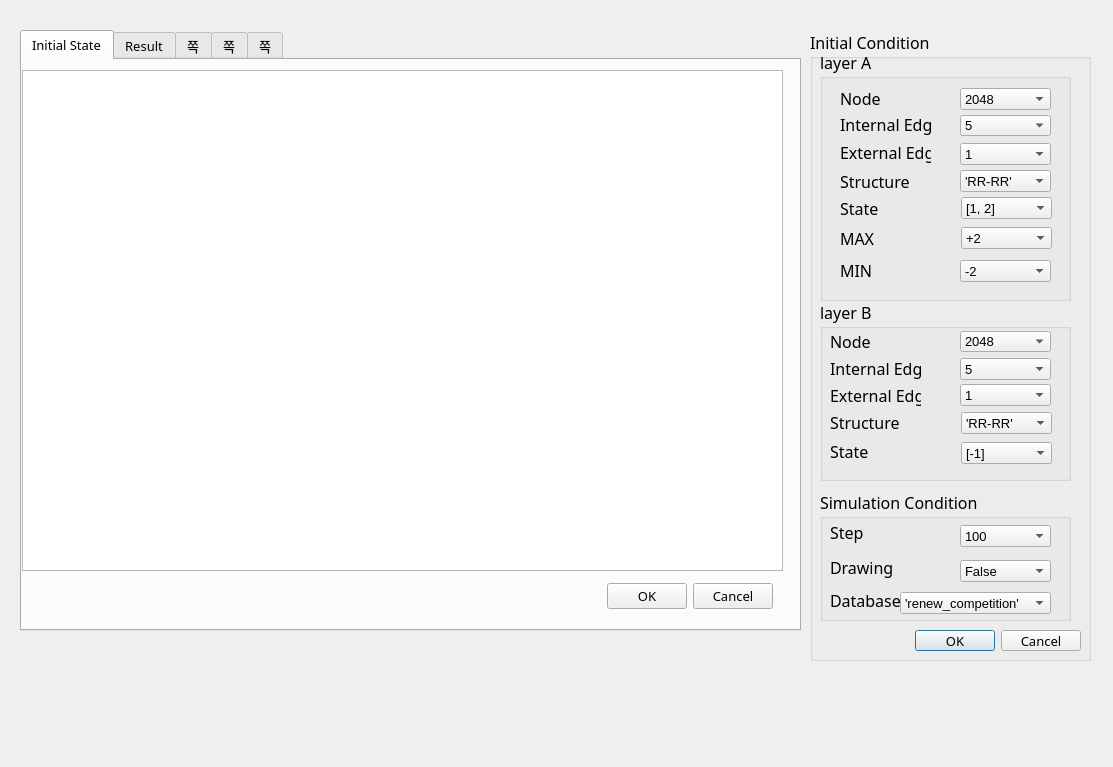
<?xml version="1.0" encoding="UTF-8"?>
<ui version="4.0">
 <class>mainwindow</class>
 <widget class="QDialog" name="mainwindow">
  <property name="geometry">
   <rect>
    <x>0</x>
    <y>0</y>
    <width>1113</width>
    <height>767</height>
   </rect>
  </property>
  <property name="windowTitle">
   <string>pycompetition</string>
  </property>
  <property name="windowIcon">
   <iconset>
    <normaloff>network.png</normaloff>network.png</iconset>
  </property>
  <property name="modal">
   <bool>false</bool>
  </property>
  <widget class="QGroupBox" name="groupBox">
   <property name="geometry">
    <rect>
     <x>810</x>
     <y>30</y>
     <width>281</width>
     <height>631</height>
    </rect>
   </property>
   <property name="font">
    <font>
     <family>Sitka</family>
     <pointsize>12</pointsize>
     <weight>50</weight>
     <bold>false</bold>
    </font>
   </property>
   <property name="title">
    <string>Initial Condition</string>
   </property>
   <property name="flat">
    <bool>false</bool>
   </property>
   <widget class="QGroupBox" name="groupBox_2">
    <property name="geometry">
     <rect>
      <x>10</x>
      <y>20</y>
      <width>251</width>
      <height>251</height>
     </rect>
    </property>
    <property name="title">
     <string>layer A</string>
    </property>
    <widget class="QLabel" name="label">
     <property name="geometry">
      <rect>
       <x>20</x>
       <y>38</y>
       <width>54</width>
       <height>21</height>
      </rect>
     </property>
     <property name="text">
      <string>Node</string>
     </property>
    </widget>
    <widget class="QLabel" name="label_2">
     <property name="geometry">
      <rect>
       <x>20</x>
       <y>64</y>
       <width>91</width>
       <height>21</height>
      </rect>
     </property>
     <property name="text">
      <string>Internal Edge</string>
     </property>
    </widget>
    <widget class="QLabel" name="label_3">
     <property name="geometry">
      <rect>
       <x>20</x>
       <y>92</y>
       <width>91</width>
       <height>21</height>
      </rect>
     </property>
     <property name="text">
      <string>External Edge</string>
     </property>
     <property name="textFormat">
      <enum>Qt::AutoText</enum>
     </property>
    </widget>
    <widget class="QLabel" name="label_4">
     <property name="geometry">
      <rect>
       <x>20</x>
       <y>121</y>
       <width>81</width>
       <height>21</height>
      </rect>
     </property>
     <property name="text">
      <string>Structure</string>
     </property>
    </widget>
    <widget class="QLabel" name="label_5">
     <property name="geometry">
      <rect>
       <x>20</x>
       <y>148</y>
       <width>81</width>
       <height>21</height>
      </rect>
     </property>
     <property name="text">
      <string>State</string>
     </property>
    </widget>
    <widget class="QLabel" name="label_6">
     <property name="geometry">
      <rect>
       <x>20</x>
       <y>178</y>
       <width>81</width>
       <height>21</height>
      </rect>
     </property>
     <property name="text">
      <string>MAX</string>
     </property>
    </widget>
    <widget class="QComboBox" name="comboBox_2">
     <property name="geometry">
      <rect>
       <x>140</x>
       <y>65</y>
       <width>91</width>
       <height>21</height>
      </rect>
     </property>
     <property name="font">
      <font>
       <family>Segoe UI</family>
       <pointsize>10</pointsize>
       <weight>50</weight>
       <bold>false</bold>
      </font>
     </property>
     <property name="maxVisibleItems">
      <number>0</number>
     </property>
     <property name="iconSize">
      <size>
       <width>12</width>
       <height>12</height>
      </size>
     </property>
     <item>
      <property name="text">
       <string>5</string>
      </property>
     </item>
     <item>
      <property name="text">
       <string>2</string>
      </property>
     </item>
    </widget>
    <widget class="QComboBox" name="comboBox_3">
     <property name="geometry">
      <rect>
       <x>140</x>
       <y>93</y>
       <width>91</width>
       <height>22</height>
      </rect>
     </property>
     <property name="font">
      <font>
       <family>Segoe UI</family>
       <pointsize>10</pointsize>
      </font>
     </property>
     <property name="iconSize">
      <size>
       <width>12</width>
       <height>12</height>
      </size>
     </property>
     <item>
      <property name="text">
       <string>1</string>
      </property>
     </item>
    </widget>
    <widget class="QComboBox" name="comboBox_4">
     <property name="geometry">
      <rect>
       <x>140</x>
       <y>120</y>
       <width>91</width>
       <height>22</height>
      </rect>
     </property>
     <property name="font">
      <font>
       <family>Segoe UI</family>
       <pointsize>10</pointsize>
      </font>
     </property>
     <property name="iconSize">
      <size>
       <width>12</width>
       <height>12</height>
      </size>
     </property>
     <item>
      <property name="text">
       <string>'RR-RR'</string>
      </property>
     </item>
    </widget>
    <widget class="QComboBox" name="comboBox_5">
     <property name="geometry">
      <rect>
       <x>141</x>
       <y>147</y>
       <width>91</width>
       <height>22</height>
      </rect>
     </property>
     <property name="font">
      <font>
       <family>Segoe UI</family>
       <pointsize>10</pointsize>
      </font>
     </property>
     <property name="iconSize">
      <size>
       <width>12</width>
       <height>12</height>
      </size>
     </property>
     <item>
      <property name="text">
       <string>[1, 2]</string>
      </property>
     </item>
    </widget>
    <widget class="QComboBox" name="comboBox_6">
     <property name="geometry">
      <rect>
       <x>141</x>
       <y>177</y>
       <width>91</width>
       <height>22</height>
      </rect>
     </property>
     <property name="font">
      <font>
       <family>Segoe UI</family>
       <pointsize>10</pointsize>
      </font>
     </property>
     <property name="iconSize">
      <size>
       <width>12</width>
       <height>12</height>
      </size>
     </property>
     <item>
      <property name="text">
       <string>+2</string>
      </property>
     </item>
    </widget>
    <widget class="QComboBox" name="comboBox">
     <property name="geometry">
      <rect>
       <x>140</x>
       <y>38</y>
       <width>91</width>
       <height>22</height>
      </rect>
     </property>
     <property name="font">
      <font>
       <family>Segoe UI</family>
       <pointsize>10</pointsize>
      </font>
     </property>
     <property name="iconSize">
      <size>
       <width>12</width>
       <height>12</height>
      </size>
     </property>
     <item>
      <property name="text">
       <string>2048</string>
      </property>
     </item>
     <item>
      <property name="text">
       <string>128</string>
      </property>
     </item>
    </widget>
    <widget class="QComboBox" name="comboBox_15">
     <property name="geometry">
      <rect>
       <x>140</x>
       <y>210</y>
       <width>91</width>
       <height>22</height>
      </rect>
     </property>
     <property name="font">
      <font>
       <family>Segoe UI</family>
       <pointsize>10</pointsize>
      </font>
     </property>
     <property name="iconSize">
      <size>
       <width>12</width>
       <height>12</height>
      </size>
     </property>
     <item>
      <property name="text">
       <string>-2</string>
      </property>
     </item>
    </widget>
    <widget class="QLabel" name="label_15">
     <property name="geometry">
      <rect>
       <x>20</x>
       <y>210</y>
       <width>81</width>
       <height>21</height>
      </rect>
     </property>
     <property name="text">
      <string>MIN</string>
     </property>
    </widget>
   </widget>
   <widget class="QGroupBox" name="groupBox_3">
    <property name="geometry">
     <rect>
      <x>10</x>
      <y>270</y>
      <width>251</width>
      <height>181</height>
     </rect>
    </property>
    <property name="title">
     <string>layer B</string>
    </property>
    <widget class="QLabel" name="label_10">
     <property name="geometry">
      <rect>
       <x>10</x>
       <y>31</y>
       <width>54</width>
       <height>21</height>
      </rect>
     </property>
     <property name="text">
      <string>Node</string>
     </property>
    </widget>
    <widget class="QLabel" name="label_11">
     <property name="geometry">
      <rect>
       <x>10</x>
       <y>58</y>
       <width>91</width>
       <height>21</height>
      </rect>
     </property>
     <property name="text">
      <string>Internal Edge</string>
     </property>
    </widget>
    <widget class="QLabel" name="label_12">
     <property name="geometry">
      <rect>
       <x>10</x>
       <y>85</y>
       <width>91</width>
       <height>21</height>
      </rect>
     </property>
     <property name="text">
      <string>External Edge</string>
     </property>
     <property name="textFormat">
      <enum>Qt::AutoText</enum>
     </property>
    </widget>
    <widget class="QLabel" name="label_13">
     <property name="geometry">
      <rect>
       <x>10</x>
       <y>112</y>
       <width>81</width>
       <height>21</height>
      </rect>
     </property>
     <property name="text">
      <string>Structure</string>
     </property>
    </widget>
    <widget class="QLabel" name="label_14">
     <property name="geometry">
      <rect>
       <x>10</x>
       <y>141</y>
       <width>81</width>
       <height>21</height>
      </rect>
     </property>
     <property name="text">
      <string>State</string>
     </property>
    </widget>
    <widget class="QComboBox" name="comboBox_7">
     <property name="geometry">
      <rect>
       <x>140</x>
       <y>84</y>
       <width>91</width>
       <height>22</height>
      </rect>
     </property>
     <property name="font">
      <font>
       <family>Segoe UI</family>
       <pointsize>10</pointsize>
      </font>
     </property>
     <property name="iconSize">
      <size>
       <width>12</width>
       <height>12</height>
      </size>
     </property>
     <item>
      <property name="text">
       <string>1</string>
      </property>
     </item>
     <item>
      <property name="text">
       <string>16</string>
      </property>
     </item>
    </widget>
    <widget class="QComboBox" name="comboBox_8">
     <property name="geometry">
      <rect>
       <x>141</x>
       <y>112</y>
       <width>91</width>
       <height>22</height>
      </rect>
     </property>
     <property name="font">
      <font>
       <family>Segoe UI</family>
       <pointsize>10</pointsize>
      </font>
     </property>
     <property name="iconSize">
      <size>
       <width>12</width>
       <height>12</height>
      </size>
     </property>
     <item>
      <property name="text">
       <string>'RR-RR'</string>
      </property>
     </item>
     <item>
      <property name="text">
       <string>'BA-BA'</string>
      </property>
     </item>
    </widget>
    <widget class="QComboBox" name="comboBox_9">
     <property name="geometry">
      <rect>
       <x>140</x>
       <y>58</y>
       <width>91</width>
       <height>22</height>
      </rect>
     </property>
     <property name="font">
      <font>
       <family>Segoe UI</family>
       <pointsize>10</pointsize>
      </font>
     </property>
     <property name="iconSize">
      <size>
       <width>12</width>
       <height>12</height>
      </size>
     </property>
     <item>
      <property name="text">
       <string>5</string>
      </property>
     </item>
     <item>
      <property name="text">
       <string>2</string>
      </property>
     </item>
    </widget>
    <widget class="QComboBox" name="comboBox_10">
     <property name="geometry">
      <rect>
       <x>141</x>
       <y>142</y>
       <width>91</width>
       <height>22</height>
      </rect>
     </property>
     <property name="font">
      <font>
       <family>Segoe UI</family>
       <pointsize>10</pointsize>
      </font>
     </property>
     <property name="iconSize">
      <size>
       <width>12</width>
       <height>12</height>
      </size>
     </property>
     <item>
      <property name="text">
       <string>[-1]</string>
      </property>
     </item>
    </widget>
    <widget class="QComboBox" name="comboBox_11">
     <property name="geometry">
      <rect>
       <x>140</x>
       <y>31</y>
       <width>91</width>
       <height>21</height>
      </rect>
     </property>
     <property name="font">
      <font>
       <family>Segoe UI</family>
       <pointsize>10</pointsize>
       <weight>50</weight>
       <bold>false</bold>
      </font>
     </property>
     <property name="maxVisibleItems">
      <number>0</number>
     </property>
     <property name="iconSize">
      <size>
       <width>12</width>
       <height>12</height>
      </size>
     </property>
     <item>
      <property name="text">
       <string>2048</string>
      </property>
     </item>
     <item>
      <property name="text">
       <string>128</string>
      </property>
     </item>
    </widget>
   </widget>
   <widget class="QGroupBox" name="groupBox_4">
    <property name="geometry">
     <rect>
      <x>10</x>
      <y>460</y>
      <width>251</width>
      <height>131</height>
     </rect>
    </property>
    <property name="title">
     <string>Simulation Condition</string>
    </property>
    <widget class="QLabel" name="label_7">
     <property name="geometry">
      <rect>
       <x>10</x>
       <y>32</y>
       <width>81</width>
       <height>21</height>
      </rect>
     </property>
     <property name="text">
      <string>Step</string>
     </property>
    </widget>
    <widget class="QLabel" name="label_8">
     <property name="geometry">
      <rect>
       <x>10</x>
       <y>67</y>
       <width>81</width>
       <height>21</height>
      </rect>
     </property>
     <property name="text">
      <string>Drawing</string>
     </property>
    </widget>
    <widget class="QLabel" name="label_9">
     <property name="geometry">
      <rect>
       <x>10</x>
       <y>100</y>
       <width>81</width>
       <height>21</height>
      </rect>
     </property>
     <property name="text">
      <string>Database</string>
     </property>
    </widget>
    <widget class="QComboBox" name="comboBox_12">
     <property name="geometry">
      <rect>
       <x>140</x>
       <y>35</y>
       <width>91</width>
       <height>22</height>
      </rect>
     </property>
     <property name="font">
      <font>
       <family>Segoe UI</family>
       <pointsize>10</pointsize>
      </font>
     </property>
     <property name="iconSize">
      <size>
       <width>12</width>
       <height>12</height>
      </size>
     </property>
     <item>
      <property name="text">
       <string>100</string>
      </property>
     </item>
     <item>
      <property name="text">
       <string>30</string>
      </property>
     </item>
    </widget>
    <widget class="QComboBox" name="comboBox_13">
     <property name="geometry">
      <rect>
       <x>140</x>
       <y>70</y>
       <width>91</width>
       <height>22</height>
      </rect>
     </property>
     <property name="font">
      <font>
       <family>Segoe UI</family>
       <pointsize>10</pointsize>
      </font>
     </property>
     <property name="iconSize">
      <size>
       <width>12</width>
       <height>12</height>
      </size>
     </property>
     <item>
      <property name="text">
       <string>False</string>
      </property>
     </item>
     <item>
      <property name="text">
       <string>True</string>
      </property>
     </item>
    </widget>
    <widget class="QComboBox" name="comboBox_14">
     <property name="geometry">
      <rect>
       <x>80</x>
       <y>102</y>
       <width>151</width>
       <height>22</height>
      </rect>
     </property>
     <property name="font">
      <font>
       <family>Segoe UI</family>
       <pointsize>10</pointsize>
      </font>
     </property>
     <property name="iconSize">
      <size>
       <width>12</width>
       <height>12</height>
      </size>
     </property>
     <item>
      <property name="text">
       <string>'renew_competition'</string>
      </property>
     </item>
     <item>
      <property name="text">
       <string>'competition'</string>
      </property>
     </item>
    </widget>
   </widget>
   <widget class="QDialogButtonBox" name="buttonBox_2">
    <property name="geometry">
     <rect>
      <x>40</x>
      <y>600</y>
      <width>231</width>
      <height>21</height>
     </rect>
    </property>
    <property name="font">
     <font>
      <pointsize>10</pointsize>
     </font>
    </property>
    <property name="orientation">
     <enum>Qt::Horizontal</enum>
    </property>
    <property name="standardButtons">
     <set>QDialogButtonBox::Cancel|QDialogButtonBox::Ok</set>
    </property>
   </widget>
  </widget>
  <widget class="QTabWidget" name="Total">
   <property name="geometry">
    <rect>
     <x>20</x>
     <y>30</y>
     <width>781</width>
     <height>601</height>
    </rect>
   </property>
   <property name="font">
    <font>
     <family>Sitka Small</family>
     <pointsize>10</pointsize>
    </font>
   </property>
   <property name="tabShape">
    <enum>QTabWidget::Rounded</enum>
   </property>
   <property name="currentIndex">
    <number>0</number>
   </property>
   <widget class="QWidget" name="tab">
    <attribute name="title">
     <string>Initial State</string>
    </attribute>
    <widget class="QGraphicsView" name="graphicsView">
     <property name="geometry">
      <rect>
       <x>0</x>
       <y>10</y>
       <width>761</width>
       <height>501</height>
      </rect>
     </property>
    </widget>
    <widget class="QDialogButtonBox" name="buttonBox">
     <property name="geometry">
      <rect>
       <x>410</x>
       <y>520</y>
       <width>341</width>
       <height>32</height>
      </rect>
     </property>
     <property name="orientation">
      <enum>Qt::Horizontal</enum>
     </property>
     <property name="standardButtons">
      <set>QDialogButtonBox::Cancel|QDialogButtonBox::Ok</set>
     </property>
    </widget>
   </widget>
   <widget class="QWidget" name="tab_2">
    <attribute name="title">
     <string>Result</string>
    </attribute>
    <widget class="QDialogButtonBox" name="buttonBox_3">
     <property name="geometry">
      <rect>
       <x>430</x>
       <y>530</y>
       <width>341</width>
       <height>32</height>
      </rect>
     </property>
     <property name="orientation">
      <enum>Qt::Horizontal</enum>
     </property>
     <property name="standardButtons">
      <set>QDialogButtonBox::Cancel|QDialogButtonBox::Ok</set>
     </property>
    </widget>
   </widget>
   <widget class="QWidget" name="tab_4">
    <attribute name="title">
     <string>쪽</string>
    </attribute>
    <widget class="QDialogButtonBox" name="buttonBox_4">
     <property name="geometry">
      <rect>
       <x>430</x>
       <y>510</y>
       <width>341</width>
       <height>32</height>
      </rect>
     </property>
     <property name="orientation">
      <enum>Qt::Horizontal</enum>
     </property>
     <property name="standardButtons">
      <set>QDialogButtonBox::Cancel|QDialogButtonBox::Ok</set>
     </property>
    </widget>
   </widget>
   <widget class="QWidget" name="tab_5">
    <attribute name="title">
     <string>쪽</string>
    </attribute>
    <widget class="QDialogButtonBox" name="buttonBox_5">
     <property name="geometry">
      <rect>
       <x>420</x>
       <y>520</y>
       <width>341</width>
       <height>32</height>
      </rect>
     </property>
     <property name="orientation">
      <enum>Qt::Horizontal</enum>
     </property>
     <property name="standardButtons">
      <set>QDialogButtonBox::Cancel|QDialogButtonBox::Ok</set>
     </property>
    </widget>
   </widget>
   <widget class="QWidget" name="tab_3">
    <attribute name="title">
     <string>쪽</string>
    </attribute>
    <widget class="QDialogButtonBox" name="buttonBox_6">
     <property name="geometry">
      <rect>
       <x>430</x>
       <y>520</y>
       <width>341</width>
       <height>32</height>
      </rect>
     </property>
     <property name="orientation">
      <enum>Qt::Horizontal</enum>
     </property>
     <property name="standardButtons">
      <set>QDialogButtonBox::Cancel|QDialogButtonBox::Ok</set>
     </property>
    </widget>
   </widget>
  </widget>
 </widget>
 <resources/>
 <connections>
  <connection>
   <sender>buttonBox</sender>
   <signal>accepted()</signal>
   <receiver>mainwindow</receiver>
   <slot>accept()</slot>
   <hints>
    <hint type="sourcelabel">
     <x>658</x>
     <y>554</y>
    </hint>
    <hint type="destinationlabel">
     <x>157</x>
     <y>274</y>
    </hint>
   </hints>
  </connection>
  <connection>
   <sender>buttonBox</sender>
   <signal>rejected()</signal>
   <receiver>mainwindow</receiver>
   <slot>reject()</slot>
   <hints>
    <hint type="sourcelabel">
     <x>726</x>
     <y>560</y>
    </hint>
    <hint type="destinationlabel">
     <x>286</x>
     <y>274</y>
    </hint>
   </hints>
  </connection>
 </connections>
</ui>
